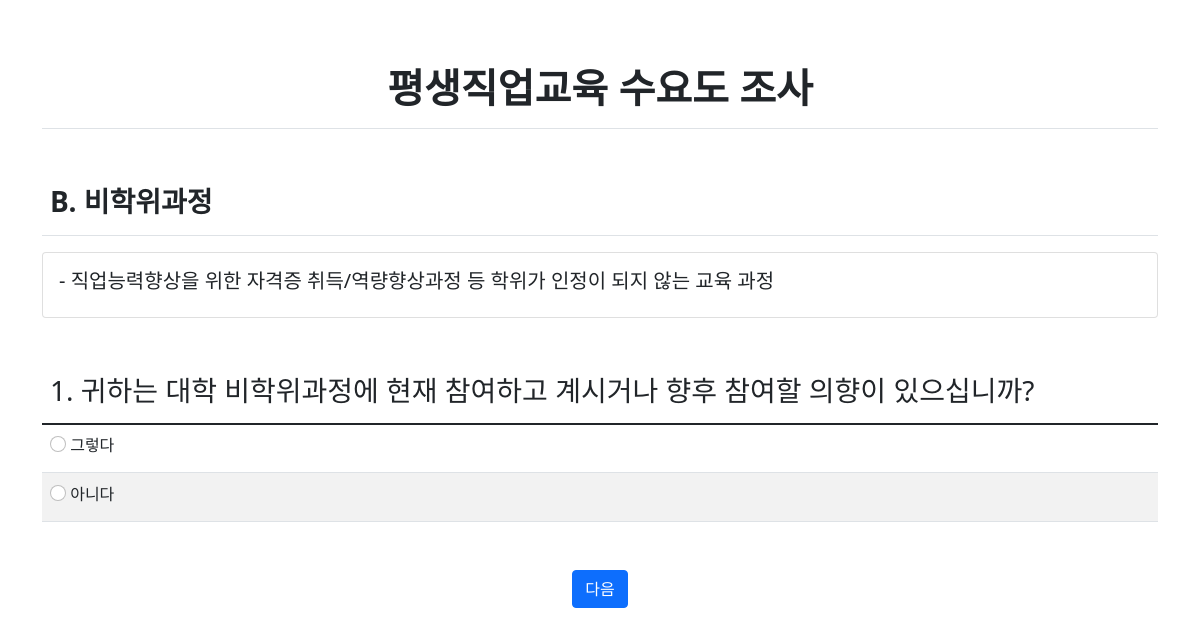
/survey/B/, run on the app's committed database.
### survey/models.py (models this page shows, shortened)
class Question(models.Model):
    sort = models.CharField(max_length=1)
    idx = models.IntegerField()
    question = models.TextField(null=True)
    status = models.CharField(max_length=1, default='y')

class QuestionDetail(models.Model):
    question = models.ForeignKey(Question, on_delete=models.CASCADE)
    ans = models.TextField(null=True)

### survey/views.py (the view)
# urls.py: path('<str:question_sort>/', views.main, name='main'),
def main(request, question_sort):
    question = Question.objects.filter(sort=question_sort)
    survey_list = question.order_by('idx')
    context = {'survey_list':survey_list}
    return render(request, 'survey/main.html', context)

### templates/survey/main.html (shortened to what this page needs)
{% load static %}
<link rel="stylesheet" type="text/css" href="{% static 'bootstrap.min.css' %}">
<div class="container">
    <h1 class="border-bottom fw-bolder text-center py-3 my-5">평생직업교육 수요도 조사</h1>
</div>
<div class="container-md">
    <table class="table table-striped table-hover">
        <thead>
            <tr>
                <th><h3 class="fw-bold">{{survey_list.0.sort}}. {{survey_list.0.question}}</h3></th>
            </tr>
        </thead>
    </table>
    <div class="card mb-5">
        <div class="card-body">
            <div class="card-text fw-bold">
                <h5>- {{survey_list.0.questiondetail_set.all.0.ans}}</h5>
            </div>
        </div>
    </div>
</div>
{% if survey_list.0.sort == "A" or survey_list.0.sort == "B" %}
<div class="container-md">
    <form method="post" action="{% url 'survey:answer' survey_list.0.sort %}">
        <table class="table table-striped table-hover mb-5 pb-5">
            <thead>
                <tr>
                    <th><h3>{{survey_list.1.idx}}. {{survey_list.1.question}}</h3></th>
                </tr>
            </thead>
            <tbody>
                <tr>
                    {% for detail in survey_list.1.questiondetail_set.all %}
                    <tr>
                    <td>
                        <input type="radio" class="form-check-input" name="num" value="{{forloop.counter}}">
                        <label class="form-label">{{detail.ans}}</label>
                    </td>
                    {% endfor %}
                    </tr>
                </tr>
        </table>
        <div class="mt-5 d-flex justify-content-center">
        <button class="btn btn-primary" type="submit">다음</button>
        </div>
    </form>
</div>
{% endif %}

### data on the page
Question: sort "B", question "비학위과정", id.ans "직업능력향상을 위한 자격증 취득/역량향상과정 등 학위가 인정이 되지 않는 교육 과정"
Question: idx "1", question "귀하는 대학 비학위과정에 현재 참여하고 계시거나 향후 참여할 의향이 있으십니까?"
QuestionDetail: ans "그렇다"
QuestionDetail: ans "아니다"
